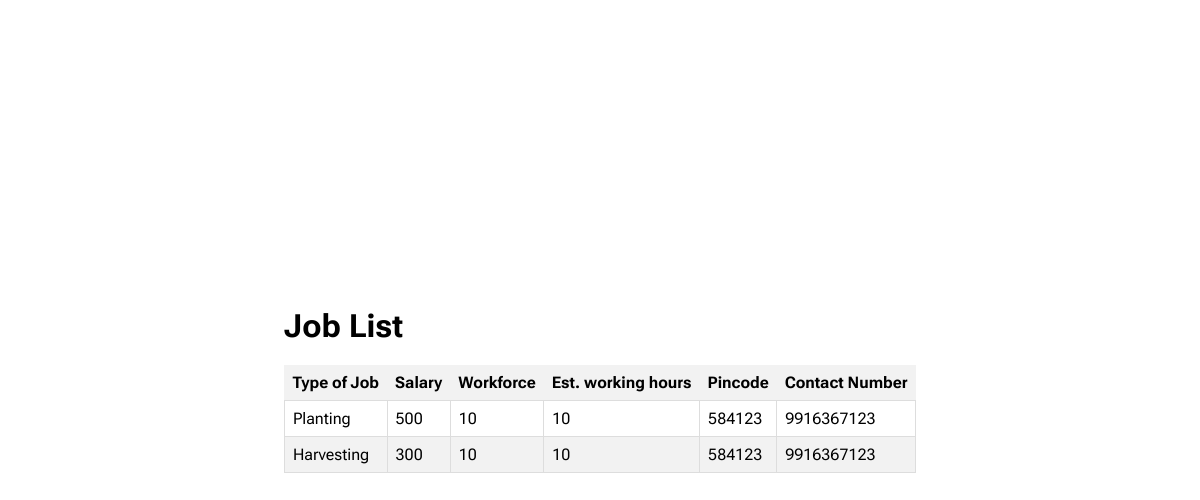
The page /user/ListJobs (signed in) on the database as committed earlier.
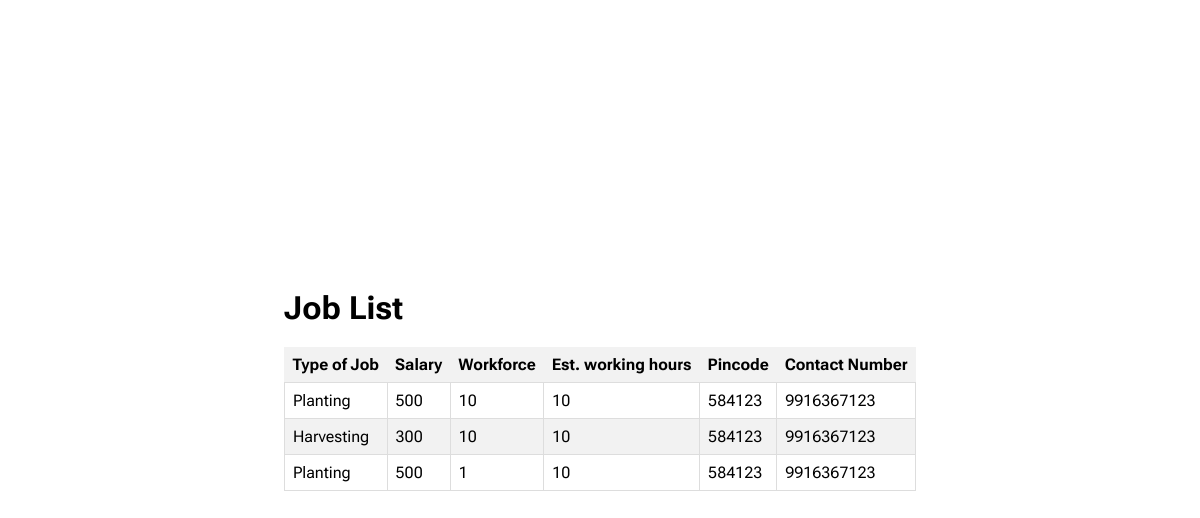
The same page on the database as committed later.
### myApp/models.py (models this page shows, shortened)
class Job(mo.Model):
    jobID = mo.BigAutoField(primary_key=True)
    userObj = mo.ForeignKey(to=User, on_delete=mo.CASCADE)
    pincode = mo.CharField(max_length=6, default='')
    salary = mo.IntegerField(default=350)
    workforce = mo.IntegerField(default=10)
    hours = mo.IntegerField(default=10)
    jobType = mo.TextField(max_length=200, default='')

### myApp/views.py (the view)
# urls.py: path('user/ListJobs',views.listJobs,name="ListJobs"),
@login_required(login_url='user/login')
def listJobs(request):
    if request.user.is_authenticated:
        userObj = User.objects.get(username=request.user.username)
        address = customer.objects.filter(user=userObj)
        pincode = 584123
        for i in list(address):
            pincode = i.pincode
        related_jobs = Job.objects.filter(pincode=pincode)
        return render(request, 'user/ListJobs.html',{'jobs': related_jobs})

### templates/user/ListJobs.html (shortened to what this page needs)
<!DOCTYPE html>
<html>
<head>
    {% load static %}
</head>
<body>
<div class="wrapper">
    <div class="registration_form">
        <h1>Job List</h1>
    <table>
      <thead>
        <tr>
          <th>Type of Job</th>
          <th>Salary</th>
          <th>Workforce</th>
          <th>Est. working hours</th>
          <th>Pincode</th>
          <th>Contact Number</th>
        </tr>
      </thead>
      <tbody>
        {% for i in jobs %}
          <tr>
            <td>{{ i.jobType }}</td>
            <td>{{ i.salary }}</td>
            <td>{{ i.workforce }}</td>
            <td>{{ i.hours }}</td>
            <td>{{ i.pincode }}</td>
            <td>{{ request.user.username }}</td>
          </tr>
        {% empty %}
          <tr>
            <td colspan="5">No jobs found.</td>
          </tr>
        {% endfor %}
      </tbody>
    </table>
    </div>
</div>
</body>
</html>

Rows that differ between the two databases and show on the page:
added Job: jobType "Planting", salary "500", workforce "1", hours "10", pincode "584123", {{ request.user.username }} "9916367123"
